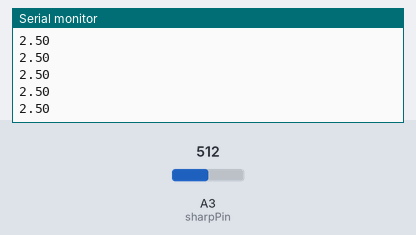
Simulated run of this sketch. Board: Arduino Uno, built with avr-gcc and run on an emulated ATmega328P. Parts: the last lines printed to the serial monitor. The inputs (shaded band) are chosen by the test bench; at power-on: A3 (sharpPin) = 512.

Above: at 1.2 s.
1.3 s: A3 (sharpPin) set to 306
At 1.32 s:
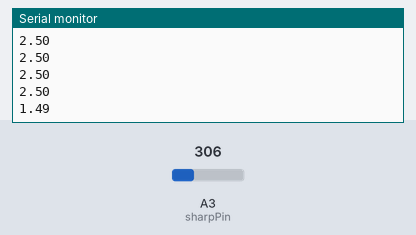
2.8 s: A3 (sharpPin) set to 122
At 2.83 s:
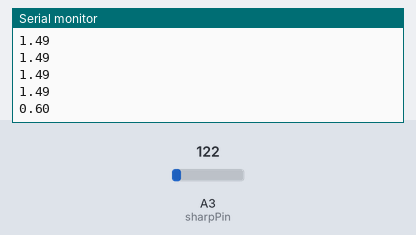
Timing chart, 0 to 5.8 s (numbered marks = the images above; inputs shaded):
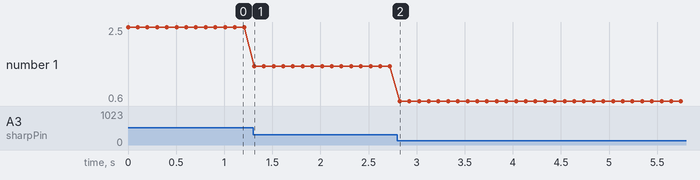

The sketch:

Test_sharp.ino
```cpp
/*
 * 	-------------------------------------------------------------------------
 * 	|  Sharp infrared sensor test code										|
 *	|  Author:  Carlos Carretero                                           	|
 * 	|  Date:    11 - 16 - 2015                                             	|
 * 	|  Version: 1.00                                                       	|
 * 	|  Description: The test consists in a permanent reading of the 		|
 *	|  IR sensor to prove that it reads the distance correctly				|
 * 	|  The distance read from the IR sensor will be printed on the PC/mobile|
 * 	-------------------------------------------------------------------------
 */

const float ResolutionADC=0.00488;
const int sharpPin = A3; 	// Analog pin of sharp sensor
int Value_Sharp_Pin = 0;    // variable to store the values from sensor
float Voltage = 0;
float distance = 0;
void setup()
{
	Serial.begin(9600);
	//Serial1.begin(9600);
}

void loop()
{
	Value_Sharp_Pin = analogRead(A3);
	Voltage = Value_Sharp_Pin*ResolutionADC;
	if (0.4 <= Voltage && Voltage <= 2.6)
	{
		distance = 12.629*pow(Voltage,-1.064);
		Serial.println(Voltage);
		//Serial1.println(val);
	}
	delay(100);
}
```

Measured:
- after the input at 1.3 s, the serial monitor: prints a new line at once (image 1)
- after the input at 2.8 s, the serial monitor: prints a new line at once (image 2)
- plotted number 1: 2.5 → 1.49 after the input at 1.3 s, 1.49 → 0.6 after the input at 2.8 s
